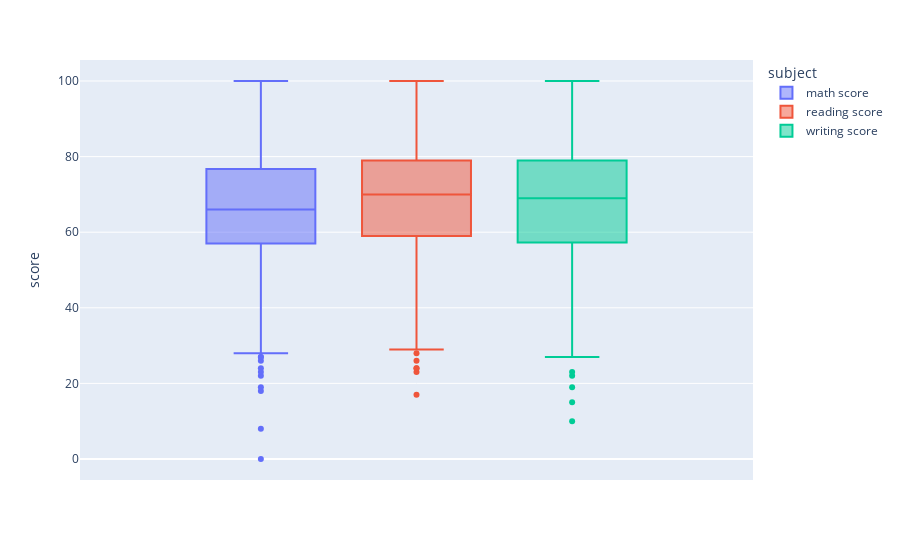

Notebook cell for this chart:
### Code cell
fig = px.box(
    df_grades.melt(
        value_vars=["math score", "reading score", "writing score"],
        var_name="subject",
        value_name="score",
    ),
    y="score",
    color="subject",
)
fig.show()

### Figure 1 — Plotly figure (JSON) as saved in the notebook; plotly's stock layout.template omitted (floating-point values rounded to 4 significant figures; data arrays with more than 128 entries replaced by an {"elided": "..."} marker saying what was removed)
{"data": [{"alignmentgroup": "True", "hovertemplate": "subject=math score<br>score=%{y}<extra></extra>", "legendgroup": "math score", "marker": {"color": "#636efa"}, "name": "math score", "notched": false, "offsetgroup": "math score", "orientation": "v", "showlegend": true, "type": "box", "x0": " ", "xaxis": "x", "y": {"elided": "875 int values"}, "y0": " ", "yaxis": "y"}, {"alignmentgroup": "True", "hovertemplate": "subject=reading score<br>score=%{y}<extra></extra>", "legendgroup": "reading score", "marker": {"color": "#EF553B"}, "name": "reading score", "notched": false, "offsetgroup": "reading score", "orientation": "v", "showlegend": true, "type": "box", "x0": " ", "xaxis": "x", "y": {"elided": "875 int values"}, "y0": " ", "yaxis": "y"}, {"alignmentgroup": "True", "hovertemplate": "subject=writing score<br>score=%{y}<extra></extra>", "legendgroup": "writing score", "marker": {"color": "#00cc96"}, "name": "writing score", "notched": false, "offsetgroup": "writing score", "orientation": "v", "showlegend": true, "type": "box", "x0": " ", "xaxis": "x", "y": {"elided": "875 int values"}, "y0": " ", "yaxis": "y"}], "layout": {"boxmode": "group", "legend": {"title": {"text": "subject"}, "tracegroupgap": 0}, "margin": {"t": 60}, "xaxis": {"anchor": "y", "domain": [0, 1]}, "yaxis": {"anchor": "x", "domain": [0, 1], "title": {"text": "score"}}}}
